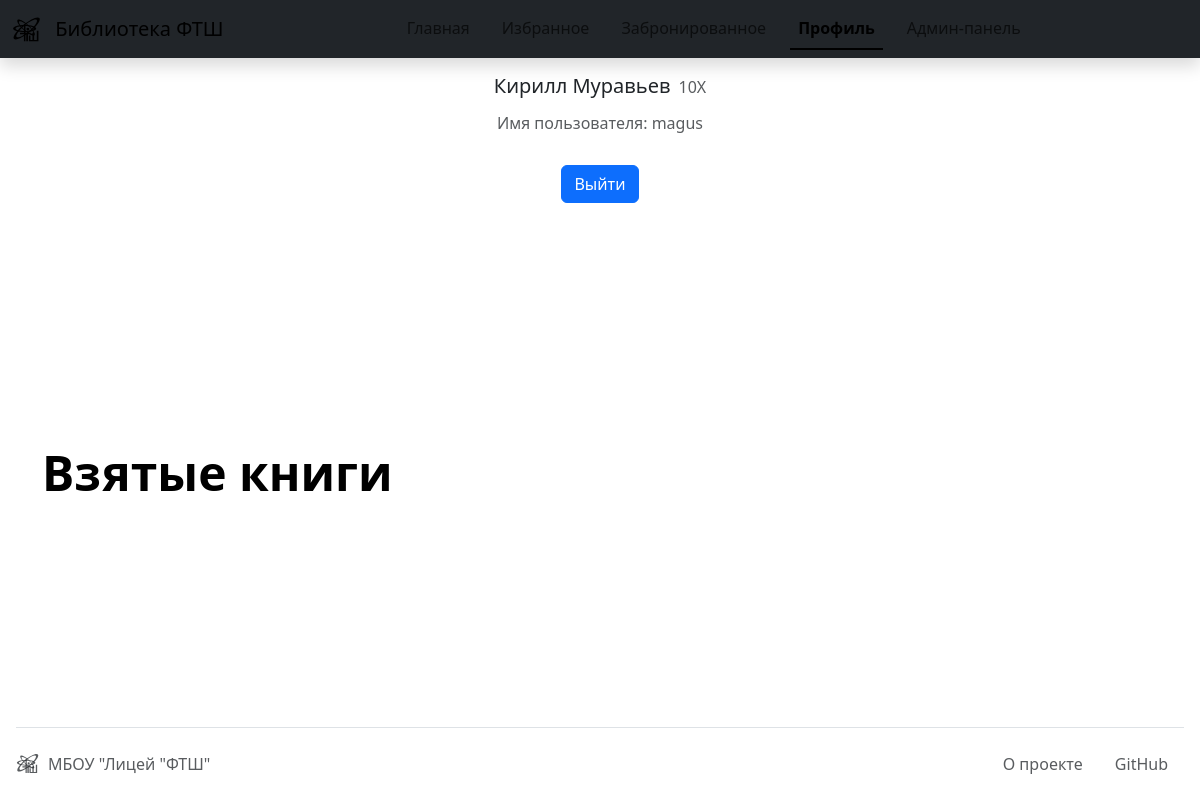
The page /profile (signed in) on the database its author committed.
### data/users.py (models this page shows, shortened)
class User(SqlAlchemyBase, UserMixin):
    __tablename__ = 'users'
    id = sqlalchemy.Column(sqlalchemy.Integer,
                           primary_key=True, autoincrement=True)
    name = sqlalchemy.Column(sqlalchemy.String)
    username = sqlalchemy.Column(sqlalchemy.String, unique=True, index=True)
    hashed_password = sqlalchemy.Column(sqlalchemy.String, nullable=True)
    grade_id = sqlalchemy.Column(sqlalchemy.Integer,
                                 sqlalchemy.ForeignKey("grades.id"))
    grade = orm.relationship('Grade')
    is_admin = sqlalchemy.Column(sqlalchemy.Boolean, default=False)

### data/grades.py (models this page shows)
class Grade(SqlAlchemyBase):
    __tablename__ = 'grades'
    id = sqlalchemy.Column(sqlalchemy.Integer,
                           primary_key=True, autoincrement=True)
    name = sqlalchemy.Column(sqlalchemy.String)

### app.py (the view)
@app.route('/profile')
def profile():
    if current_user.is_authenticated:
        return render_template('profile.html', title='Профиль')
    return redirect('/login')

### app.py (called while the page is built)
@login_manager.user_loader
def load_user(user_id):
    db_sess = db_session.create_session()
    return db_sess.query(User).get(user_id)

### data/db_session.py (called while the page is built)
def create_session() -> Session:
    global __factory
    return __factory()

### templates/profile.html (shortened to what this page needs)
{% extends "base.html" %}
{% block content %}
    <div class="mt-3 mb-auto text-center">
        <div>
            <h5 class="d-inline-block">{{ current_user.name }}</h5
            ><h6 class="ms-2 d-inline-block text-body-secondary">{{ current_user.grade.name }}</h6>
        </div>
        <h6 class="mt-2 text-body-secondary">Имя пользователя: {{ current_user.username }}</h6>
        <a class="btn btn-primary mt-4" href="/logout" role="button">Выйти</a>
    </div>
<div class="container-fluid container-md py-4 mb-auto">
    <h1 class="display-5 fw-bold text-body-emphasis">Взятые книги</h1>
</div>
{% endblock %}

### rows shown on the page
User: name "Кирилл Муравьев", username "magus"
Grade: grade.name "10Х"

### other values the page prints
{{ name }} "Главная" "Избранное" "Забронированное" "Профиль" "Админ-панель"
